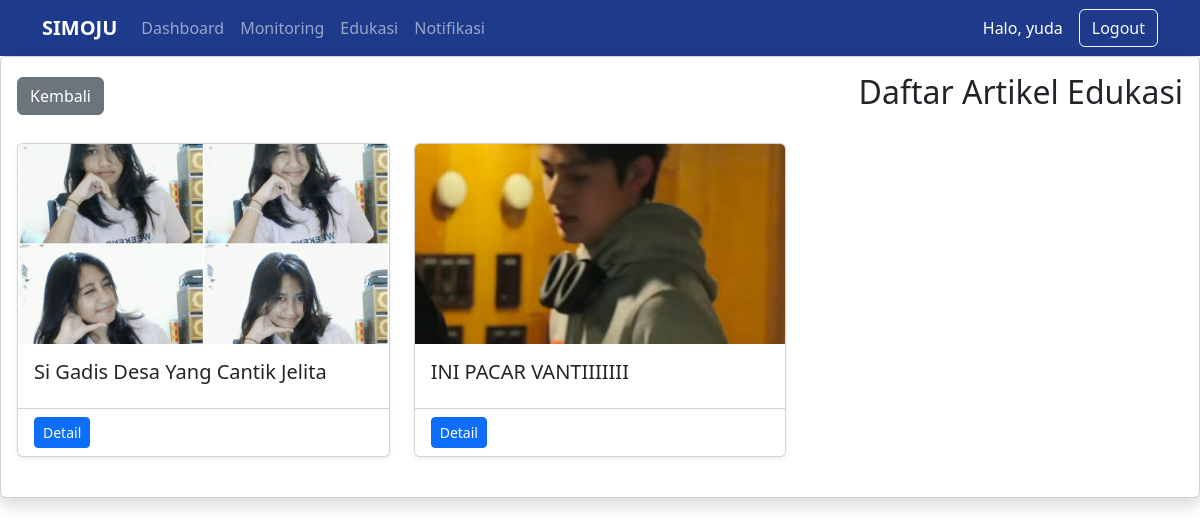
The app's page /public/index.php?url=EdukasiController/index (signed in) with its own data.
### tables this page shows
CREATE TABLE `edukasi` (
  `id` int(11) NOT NULL AUTO_INCREMENT,
  `judul` varchar(255) NOT NULL,
  `gambar` varchar(255) DEFAULT NULL,
  `isi` text NOT NULL,
  `status` enum('draft','publish') DEFAULT 'draft',
  `created_by` int(11) DEFAULT NULL,
  `created_at` timestamp NOT NULL DEFAULT current_timestamp(),
  `updated_at` timestamp NOT NULL DEFAULT current_timestamp() ON UPDATE current_timestamp(),
  PRIMARY KEY (`id`),
  KEY `created_by` (`created_by`),
  CONSTRAINT `edukasi_ibfk_1` FOREIGN KEY (`created_by`) REFERENCES `users` (`id`)
);

### app/core/Controller.php (called while the page is built, shortened)
<?php
class Controller {
    public function model($model)
    {
        return new $model();
    }
    public function view($view, $data = [])
    {
         require_once '../app/views/templates/header.php';
        require_once '../app/views/' . $view . '.php';
        require_once '../app/views/templates/footer.php';
    }
}

### app/controllers/EdukasiController.php (called while the page is built, shortened)
<?php
class EdukasiController extends Controller {
    public function index()
    {
        $edukasi = $this->model('Edukasi');
        $data['edukasi'] = $edukasi->getAll();
        $this->view('edukasi/index', $data);
    }
}

### app/core/App.php (called while the page is built, shortened)
<?php
class App {
    protected $method = 'index';
    protected $params = [];
    public function __construct()
    {
        $url = $this->parseURL();
        if(isset($url[0]) && file_exists('../app/controllers/' . $url[0] . '.php')) {
            unset($url[0]);
        }
        $this->controller = new $this->controller;
        if(isset($url[1]) && method_exists($this->controller, $url[1])) {
            $this->method = $url[1];
        }
        call_user_func_array(
            [$this->controller, $this->method],
            $this->params
        );
    }
    public function parseURL()
    {
        if(isset($_GET['url']))
        {
            $url = rtrim($_GET['url'], '/');
            $url = filter_var($url, FILTER_SANITIZE_URL);
            return explode('/', $url);
        }
    }
}

### public/index.php (called while the page is built, shortened)
<?php
$app = new App;

### app/core/Database.php (called while the page is built, shortened)
<?php
class Database {
    private $conn;
    public function __construct()
    {
        $this->conn = new mysqli(
            DB_HOST,
            DB_USER,
            DB_PASS,
            DB_NAME
        );
    }
    public function getConnection()
    {
        return $this->conn;
    }
}

### app/core/Model.php (called while the page is built, shortened)
<?php
require_once 'Database.php';
class Model {
    public function __construct()
    {
        $database = new Database();
        $this->db = $database->getConnection();
    }
}

### app/models/Edukasi.php (called while the page is built, shortened)
<?php
class Edukasi extends Model {
    public function getAll()
    {
        $query = "SELECT * FROM edukasi ORDER BY id DESC";
        return $this->db->query($query);
    }
}

### app/views/edukasi/index.php (the view, shortened to what this page needs)
<div class="card shadow p-3">
    <div class="d-flex justify-content-between align-items-center mb-4">
        <a
        href="index.php?url=HomeController/dashboard"
        class="btn btn-secondary">
            Kembali
        </a>
        <h2>Daftar Artikel Edukasi</h2>
    </div>
    <div class="row">
        <?php while($row = $data['edukasi']->fetch_assoc()): ?>
        <div class="col-md-4 mb-4">
            <div class="card h-100 shadow-sm">
                <img
                src="/Simoju_UTS2/public/uploads/artikel/<?= $row['gambar']; ?>"
                class="card-img-top"
                style="height:200px; object-fit:cover;">
                <div class="card-body">
                    <h5 class="card-title">
                        <?= $row['judul']; ?>
                    </h5>
                </div>
                <div class="card-footer bg-white">
                    <a
                    href="index.php?url=EdukasiController/detail/<?= $row['id']; ?>"
                    class="btn btn-primary btn-sm">
                        Detail
                    </a>
                </div>
            </div>
        </div>
        <?php endwhile; ?>
    </div>
</div>

### records on screen
edukasi: gambar (picture), judul "Si Gadis Desa Yang Cantik Jelita"
edukasi: gambar (picture), judul "INI PACAR VANTIIIIIII"

### other values on screen
$_SESSION['nama'] "yuda"
